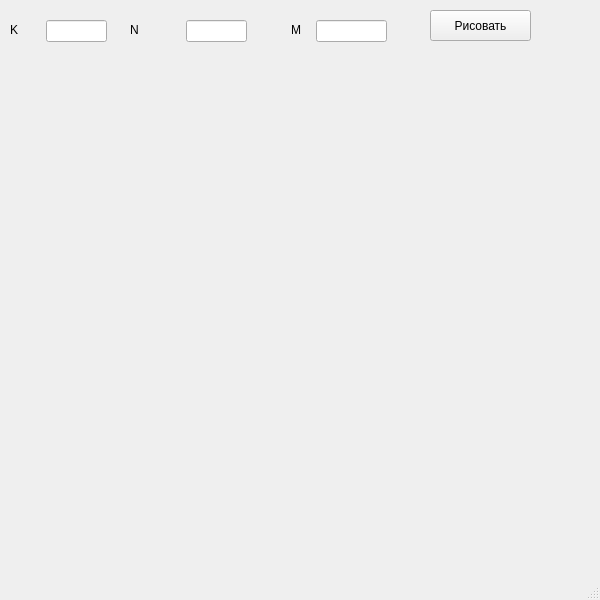
<?xml version="1.0" encoding="UTF-8"?>
<ui version="4.0">
 <class>MainWindow</class>
 <widget class="QMainWindow" name="MainWindow">
  <property name="geometry">
   <rect>
    <x>0</x>
    <y>0</y>
    <width>600</width>
    <height>600</height>
   </rect>
  </property>
  <property name="windowTitle">
   <string>MainWindow</string>
  </property>
  <widget class="QWidget" name="centralwidget">
   <widget class="QPushButton" name="btn">
    <property name="geometry">
     <rect>
      <x>430</x>
      <y>10</y>
      <width>101</width>
      <height>31</height>
     </rect>
    </property>
    <property name="text">
     <string>Рисовать</string>
    </property>
   </widget>
   <widget class="QLineEdit" name="line1">
    <property name="geometry">
     <rect>
      <x>46</x>
      <y>20</y>
      <width>61</width>
      <height>22</height>
     </rect>
    </property>
   </widget>
   <widget class="QLabel" name="label">
    <property name="geometry">
     <rect>
      <x>10</x>
      <y>20</y>
      <width>31</width>
      <height>20</height>
     </rect>
    </property>
    <property name="text">
     <string>K</string>
    </property>
   </widget>
   <widget class="QLineEdit" name="line2">
    <property name="geometry">
     <rect>
      <x>186</x>
      <y>20</y>
      <width>61</width>
      <height>22</height>
     </rect>
    </property>
   </widget>
   <widget class="QLabel" name="label_2">
    <property name="geometry">
     <rect>
      <x>130</x>
      <y>20</y>
      <width>31</width>
      <height>20</height>
     </rect>
    </property>
    <property name="text">
     <string>N</string>
    </property>
   </widget>
   <widget class="QLineEdit" name="line3">
    <property name="geometry">
     <rect>
      <x>316</x>
      <y>20</y>
      <width>71</width>
      <height>22</height>
     </rect>
    </property>
   </widget>
   <widget class="QLabel" name="label_3">
    <property name="geometry">
     <rect>
      <x>291</x>
      <y>20</y>
      <width>31</width>
      <height>20</height>
     </rect>
    </property>
    <property name="text">
     <string>M</string>
    </property>
   </widget>
  </widget>
  <widget class="QMenuBar" name="menubar">
   <property name="geometry">
    <rect>
     <x>0</x>
     <y>0</y>
     <width>600</width>
     <height>26</height>
    </rect>
   </property>
  </widget>
  <widget class="QStatusBar" name="statusbar"/>
 </widget>
 <resources/>
 <connections/>
</ui>
